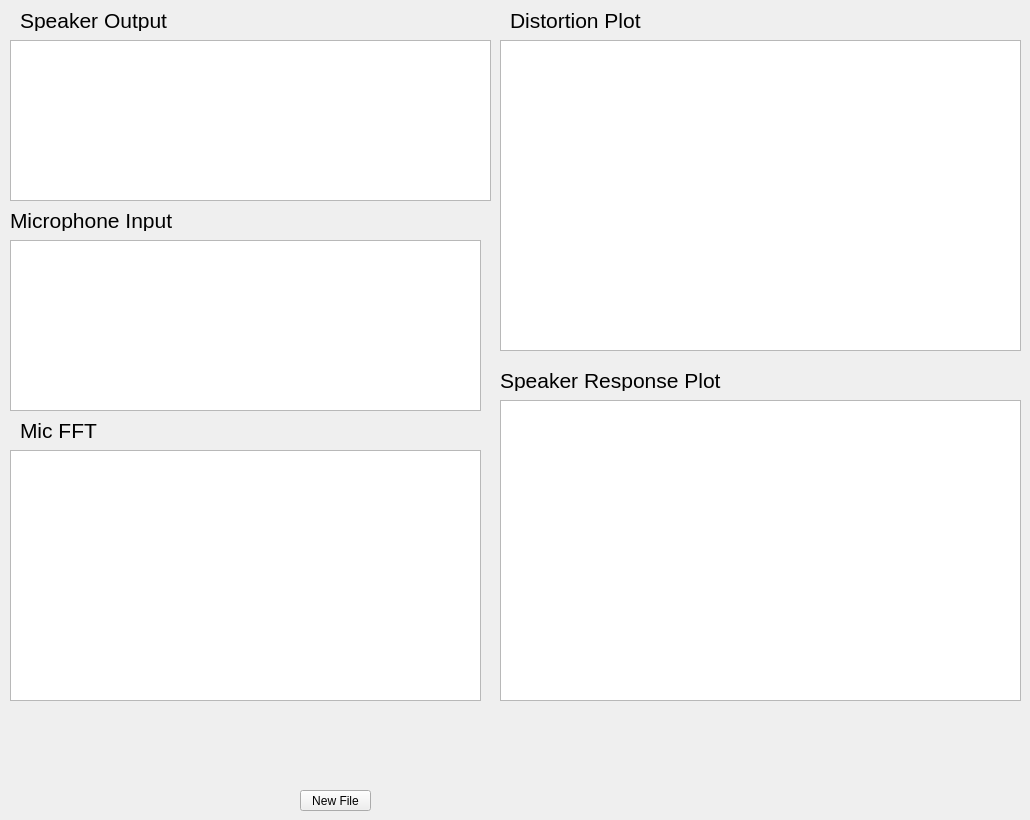
    <widget class="QWidget" name="tab_6">
     <attribute name="title">
      <string>Speaker Test</string>
     </attribute>
     <widget class="PlotWidget" name="spCalTest_spkResp">
      <property name="geometry">
       <rect>
        <x>500</x>
        <y>400</y>
        <width>521</width>
        <height>301</height>
       </rect>
      </property>
      <property name="backgroundBrush">
       <brush brushstyle="NoBrush">
        <color alpha="255">
         <red>255</red>
         <green>255</green>
         <blue>255</blue>
        </color>
       </brush>
      </property>
     </widget>
     <widget class="QPushButton" name="newFile_pushButton_2">
      <property name="geometry">
       <rect>
        <x>300</x>
        <y>790</y>
        <width>71</width>
        <height>21</height>
       </rect>
      </property>
      <property name="text">
       <string>New File</string>
      </property>
      <property name="checkable">
       <bool>true</bool>
      </property>
     </widget>
     <widget class="QLabel" name="label_53">
      <property name="geometry">
       <rect>
        <x>20</x>
        <y>420</y>
        <width>141</width>
        <height>21</height>
       </rect>
      </property>
      <property name="font">
       <font>
        <pointsize>16</pointsize>
       </font>
      </property>
      <property name="text">
       <string>Mic FFT</string>
      </property>
     </widget>
     <widget class="PlotWidget" name="spCalTest_micInput">
      <property name="geometry">
       <rect>
        <x>10</x>
        <y>240</y>
        <width>471</width>
        <height>171</height>
       </rect>
      </property>
      <property name="backgroundBrush">
       <brush brushstyle="NoBrush">
        <color alpha="255">
         <red>255</red>
         <green>255</green>
         <blue>255</blue>
        </color>
       </brush>
      </property>
     </widget>
     <widget class="QLabel" name="label_8">
      <property name="geometry">
       <rect>
        <x>20</x>
        <y>10</y>
        <width>181</width>
        <height>21</height>
       </rect>
      </property>
      <property name="font">
       <font>
        <pointsize>16</pointsize>
       </font>
      </property>
      <property name="text">
       <string>Speaker Output</string>
      </property>
     </widget>
     <widget class="QLabel" name="label_54">
      <property name="geometry">
       <rect>
        <x>500</x>
        <y>370</y>
        <width>231</width>
        <height>21</height>
       </rect>
      </property>
      <property name="font">
       <font>
        <pointsize>16</pointsize>
       </font>
      </property>
      <property name="text">
       <string>Speaker Response Plot</string>
      </property>
     </widget>
     <widget class="PlotWidget" name="spCalTest_micFFT">
      <property name="geometry">
       <rect>
        <x>10</x>
        <y>450</y>
        <width>471</width>
        <height>251</height>
       </rect>
      </property>
      <property name="backgroundBrush">
       <brush brushstyle="NoBrush">
        <color alpha="255">
         <red>255</red>
         <green>255</green>
         <blue>255</blue>
        </color>
       </brush>
      </property>
     </widget>
     <widget class="PlotWidget" name="spCalTest_output">
      <property name="geometry">
       <rect>
        <x>10</x>
        <y>40</y>
        <width>481</width>
        <height>161</height>
       </rect>
      </property>
      <property name="backgroundBrush">
       <brush brushstyle="NoBrush">
        <color alpha="255">
         <red>255</red>
         <green>255</green>
         <blue>255</blue>
        </color>
       </brush>
      </property>
     </widget>
     <widget class="QLabel" name="label_55">
      <property name="geometry">
       <rect>
        <x>10</x>
        <y>210</y>
        <width>181</width>
        <height>21</height>
       </rect>
      </property>
      <property name="font">
       <font>
        <pointsize>16</pointsize>
       </font>
      </property>
      <property name="text">
       <string>Microphone Input</string>
      </property>
     </widget>
     <widget class="QLabel" name="label_56">
      <property name="geometry">
       <rect>
        <x>510</x>
        <y>10</y>
        <width>231</width>
        <height>21</height>
       </rect>
      </property>
      <property name="font">
       <font>
        <pointsize>16</pointsize>
       </font>
      </property>
      <property name="text">
       <string>Distortion Plot</string>
      </property>
     </widget>
     <widget class="PlotWidget" name="spCalTest_spkDist">
      <property name="geometry">
       <rect>
        <x>500</x>
        <y>40</y>
        <width>521</width>
        <height>311</height>
       </rect>
      </property>
      <property name="backgroundBrush">
       <brush brushstyle="NoBrush">
        <color alpha="255">
         <red>255</red>
         <green>255</green>
         <blue>255</blue>
        </color>
       </brush>
      </property>
     </widget>
    </widget>
